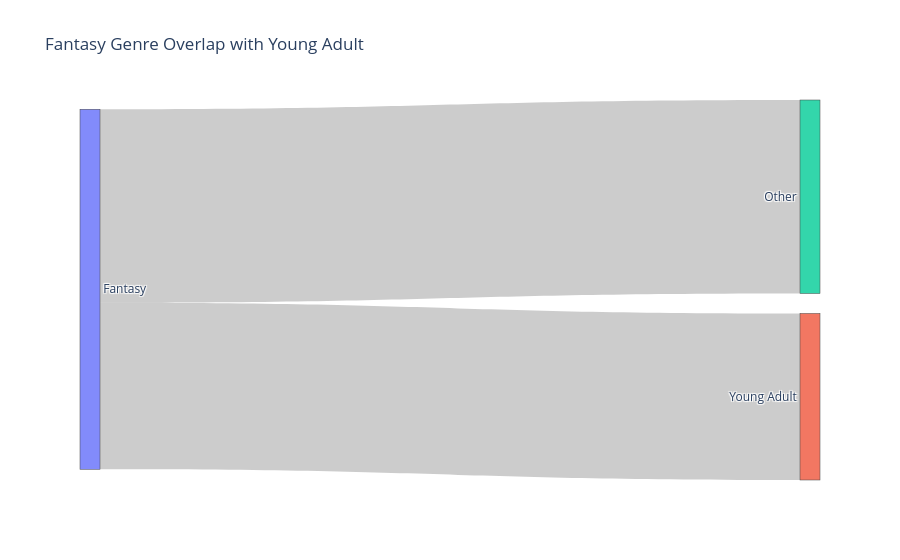

Notebook source saved alongside this figure:
### Markdown cell above
Sankey Diagram (Genre Overlap)
Question: How do genres like Fantasy and Young Adult overlap?

Code:

### Code cell
import plotly.graph_objects as go

# Calculate co-occurrence counts
fantasy_ya = df[(df['Fantasy'] == 1) & (df['Young Adult'] == 1)].shape[0]
fantasy_non_ya = df[(df['Fantasy'] == 1) & (df['Young Adult'] == 0)].shape[0]

# Sankey setup
fig = go.Figure(go.Sankey(
    node=dict(label=["Fantasy", "Young Adult", "Other"]),
    link=dict(
        source=[0, 0],  # Fantasy node
        target=[1, 2],  # Young Adult or Other
        value=[fantasy_ya, fantasy_non_ya]
    )
))
fig.update_layout(title="Fantasy Genre Overlap with Young Adult")
fig.show()

### Figure 1 — Plotly figure (JSON) as saved in the notebook; plotly's stock layout.template omitted (floating-point values rounded to 4 significant figures)
{"data": [{"link": {"source": [0, 0], "target": [1, 2], "value": [6960, 8086]}, "node": {"label": ["Fantasy", "Young Adult", "Other"]}, "type": "sankey"}], "layout": {"title": {"text": "Fantasy Genre Overlap with Young Adult"}}}
